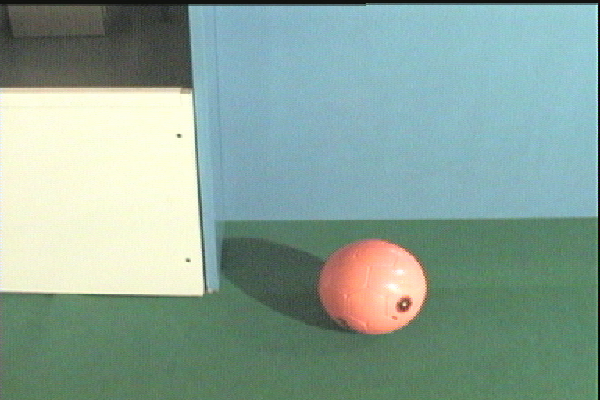
#> input picture IPU_2/2/ball.bmp, 600 x 400 px
$ python 2_myRGB2HSI.py
#> lines starting #> are read from the running program, lines starting #| are printed output that depends on the picture
#> further down, img is the input picture: shape (400, 600, 3); mean B, G, R 152.2, 163.6, 137.4
import cv2
import numpy as np
import matplotlib.pyplot as plt

def Myrgb2hsi(img):
    # Normalize to [0, 1]
    img = img / 255
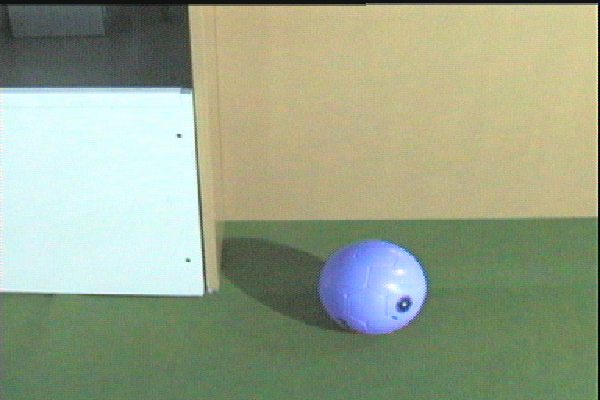
#> img: shape (400, 600, 3) float64; mean of channels 0, 1, 2 0.539, 0.642, 0.597; drawn as B, G, R
    R, G, B = cv2.split(img)
    num = 0.5 * ((R - G) + (R - B))
    den = np.sqrt((R - G)**2 + (R - B) * (G - B))
    theta = np.arccos(num / (den + 1e-8))
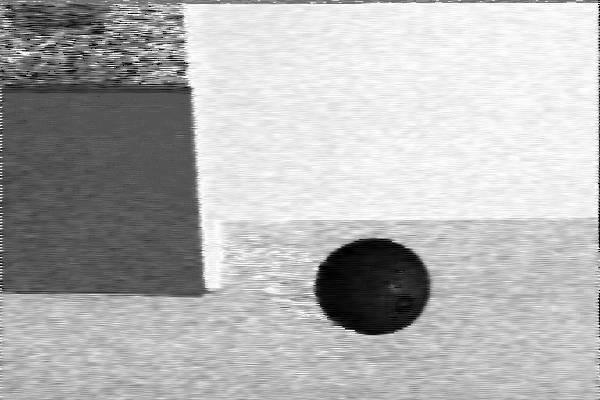
#> theta: shape (400, 600) float64; min 0.000215, max 3.14, mean 2.21; drawn with min black and max white
    H = theta
    H[B > G] = 2*np.pi - H[B > G]
    H = H / (2 * np.pi)
    num = np.minimum(np.minimum(R, G), B)
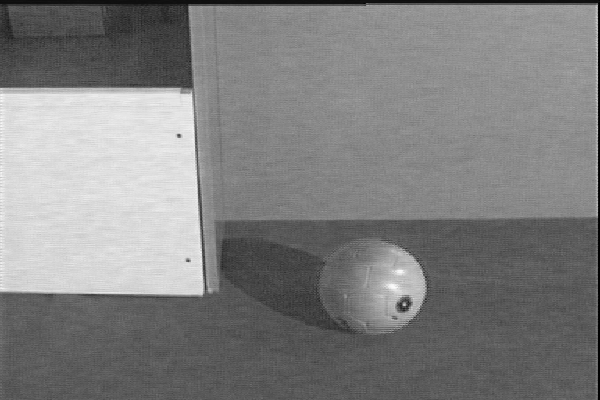
#> num: shape (400, 600) float64; min 0.00392, max 0.988, mean 0.504
    den = R + G + B
    den[den == 0] = 1e-8
    S = 1 - 3.0 * num / den
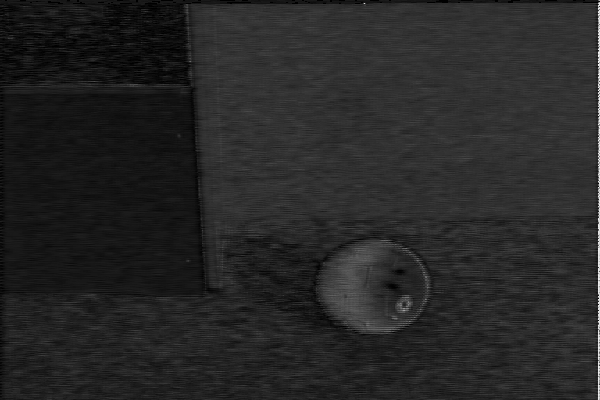
#> S: shape (400, 600) float64; min 0, max 0.965, mean 0.152
    I = (R + G + B) / 3.0
    return H, S, I

# Load the image
img = cv2.imread('ball.bmp')
img = cv2.cvtColor(img, cv2.COLOR_BGR2RGB)

# Convert the image to HSI
H, S, I = Myrgb2hsi(img)

# Convert the image to HSI using OpenCV
img_hsv = cv2.cvtColor(img, cv2.COLOR_RGB2HSV)
#> img_hsv: shape (400, 600, 3); mean H, S, V 68.2, 63.9, 170.3
H_opencv, S_opencv, V_opencv = cv2.split(img_hsv)
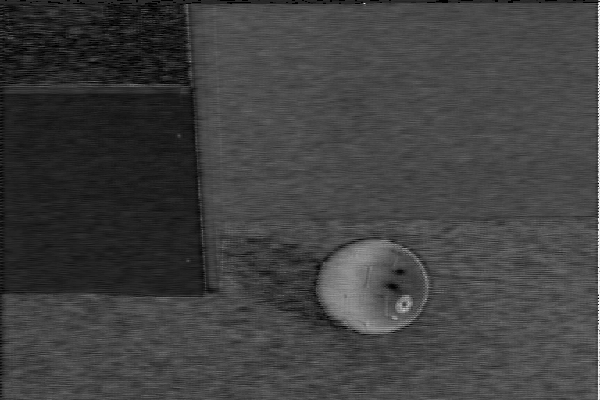
#> S_opencv: shape (400, 600); min 0, max 250, mean 63.9
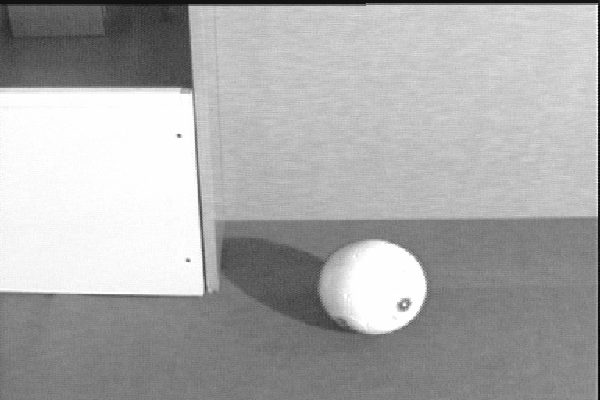
#> V_opencv: shape (400, 600); min 2, max 254, mean 170.3
# Normalize to [0, 1]
H_opencv = H_opencv / 255
S_opencv = S_opencv / 255
V_opencv = V_opencv / 255

# Create a new figure
fig, axs = plt.subplots(3, 3, figsize=(15, 15))

# Display the H, S, I images
axs[0, 0].imshow(H, cmap='gray')
axs[0, 0].set_xlabel('Hue')

axs[0, 1].imshow(S, cmap='gray')
axs[0, 1].set_xlabel('Saturation')

axs[0, 2].imshow(I, cmap='gray')
axs[0, 2].set_xlabel('Intensity')

# Display the H, S, V images from OpenCV
axs[1, 0].imshow(H_opencv, cmap='gray')
axs[1, 0].set_xlabel('Hue (OpenCV)')

axs[1, 1].imshow(S_opencv, cmap='gray')
axs[1, 1].set_xlabel('Saturation (OpenCV)')

axs[1, 2].imshow(V_opencv, cmap='gray')
axs[1, 2].set_xlabel('Value (OpenCV)')

# Display the difference images
axs[2, 0].imshow(np.abs(H - H_opencv), cmap='gray')
axs[2, 0].set_xlabel('Difference in Hue')

axs[2, 1].imshow(np.abs(S - S_opencv), cmap='gray')
axs[2, 1].set_xlabel('Difference in Saturation')

axs[2, 2].imshow(np.abs(I - V_opencv), cmap='gray')
axs[2, 2].set_xlabel('Difference in Intensity')

# Adjust the spacing between the subplots
plt.subplots_adjust(wspace=0.4, hspace=0.6)

plt.show()
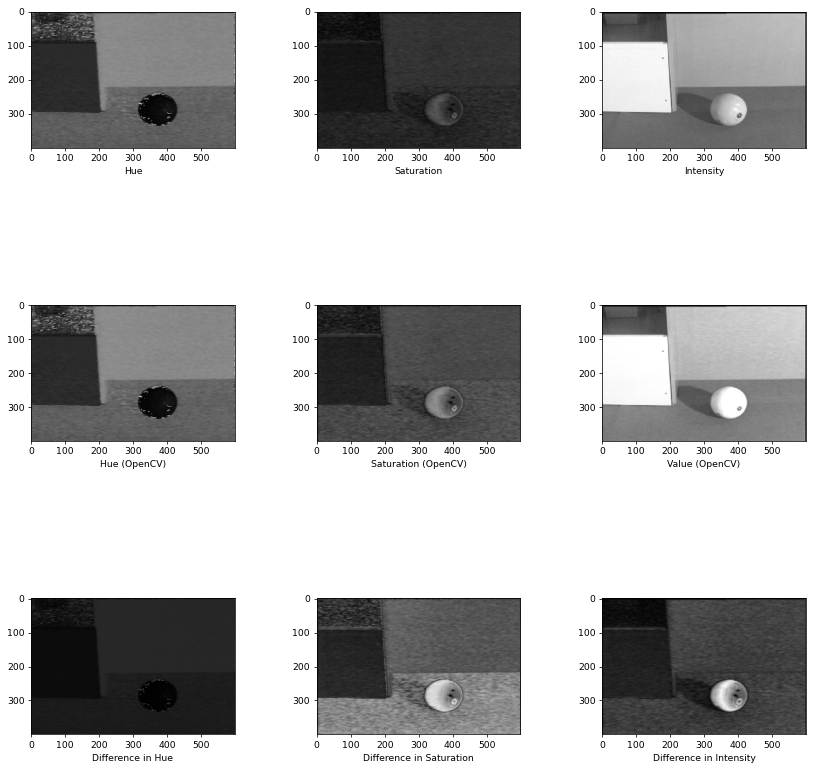
#> figure drawn by matplotlib, 9 panels
